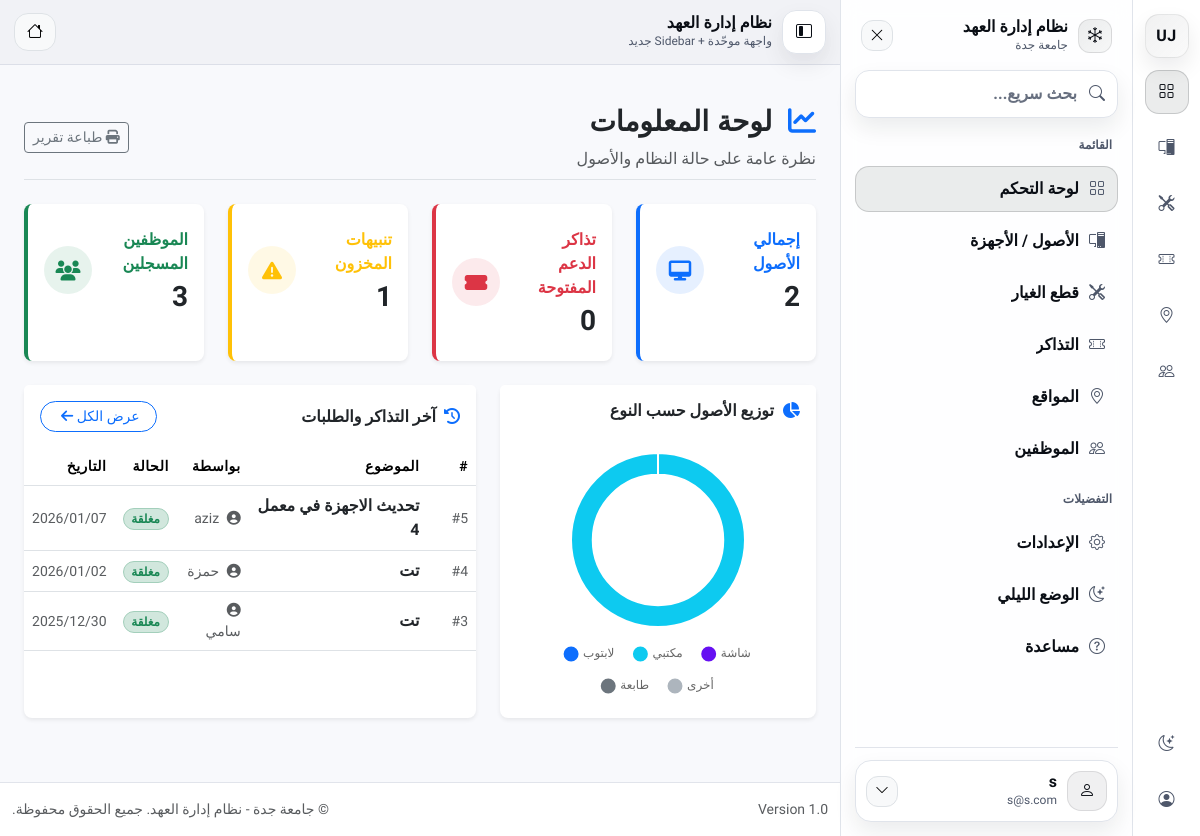
/index.php?page=dashboard/index (signed in), run on an earlier commit of the app's database.
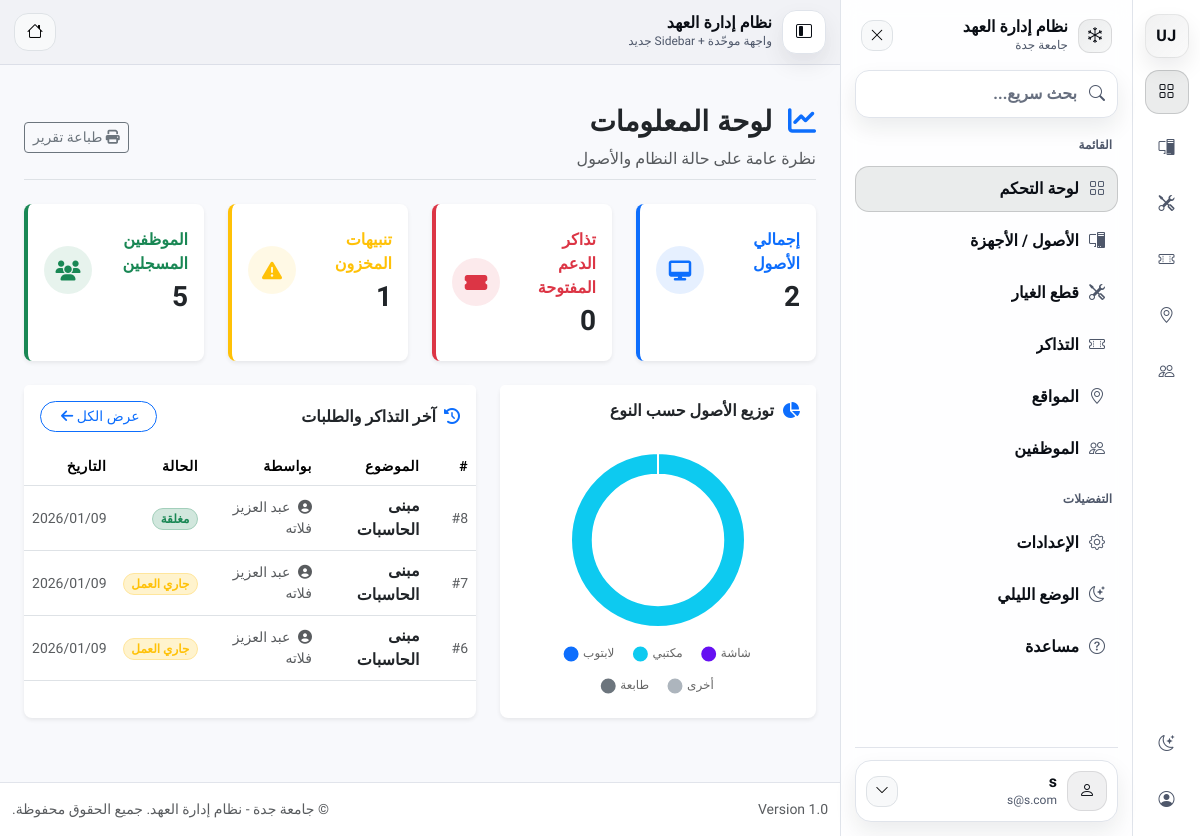
And on a later commit of the database.
### tables this page shows
CREATE TABLE `tickets` (
  `id` int(11) NOT NULL,
  `ticket_no` varchar(20) DEFAULT NULL,
  `created_by` int(11) NOT NULL,
  `asset_id` int(11) DEFAULT NULL,
  `location_id` int(10) UNSIGNED DEFAULT NULL,
  `subject` varchar(255) NOT NULL,
  `description` text NOT NULL,
  `status` varchar(50) DEFAULT 'Open',
  `priority` varchar(50) DEFAULT 'Medium',
  `category_id` int(10) UNSIGNED DEFAULT NULL,
  `contact_info` varchar(255) DEFAULT NULL,
  `assigned_to` int(11) DEFAULT NULL,
  `created_at` datetime DEFAULT current_timestamp(),
  `updated_at` datetime NOT NULL DEFAULT current_timestamp() ON UPDATE current_timestamp(),
  `closed_at` datetime DEFAULT NULL,
  `team` varchar(50) NOT NULL DEFAULT 'field_it',
  `requested_for_user_id` int(11) DEFAULT NULL
);

CREATE TABLE `users` (
  `id` int(11) NOT NULL,
  `username` varchar(50) NOT NULL,
  `email` varchar(100) NOT NULL,
  `password` varchar(255) NOT NULL,
  `role` enum('super_admin','manager','user') NOT NULL DEFAULT 'user',
  `created_at` datetime DEFAULT current_timestamp(),
  `job_title` varchar(100) DEFAULT NULL,
  `department` varchar(100) DEFAULT NULL,
  `phone` varchar(20) DEFAULT NULL,
  `avatar` varchar(255) DEFAULT 'default_avatar.png',
  `lang` varchar(5) DEFAULT 'ar',
  `dark_mode` tinyint(1) DEFAULT 0,
  `name` varchar(100) DEFAULT 'User',
  `manager_id` int(11) DEFAULT NULL,
  `is_active` tinyint(1) NOT NULL DEFAULT 1
);

### app/controllers/DashboardController.php (called while the page is built, shortened)
<?php
class DashboardController extends Controller {
    private $assetModel;
    private $ticketModel;
    private $userModel;
    private $sparePartModel;
    public function __construct(){
        $this->assetModel = $this->model('Asset');
        $this->ticketModel = $this->model('Ticket');
        $this->userModel = $this->model('User');
        $this->sparePartModel = $this->model('SparePart');
    }
    public function index(){
        $all_assets = $this->assetModel->getAllAssets();
        $all_tickets = $this->ticketModel->getAll();
        $all_parts = $this->sparePartModel->getAll();
        $assets_count = count($all_assets);
        $open_tickets = 0;
        $low_stock = 0;
        if(!empty($all_parts)){
            foreach($all_parts as $part){
                if($part->quantity <= 5) $low_stock++;
            }
        }
        $asset_types = [
            'Laptop' => 0, 'Desktop' => 0, 'Monitor' => 0, 'Printer' => 0, 'Other' => 0
        ];
        if(!empty($all_assets)){
            foreach($all_assets as $asset){
                if(isset($asset_types[$asset->type])){
                    $asset_types[$asset->type]++;
                } else {
                    $asset_types['Other']++;
                }
            }
        }
        $data = [
            'title' => 'لوحة التحكم',
            'assets_count' => $assets_count,
            'tickets_count' => $open_tickets,
            'users_count' => $this->userModel->getUserCount(),
            'low_stock' => $low_stock,
            'asset_chart_data' => $asset_types,
            'recent_tickets' => array_slice($all_tickets, 0, 5)
        ];
        $this->view('dashboard/index', $data);
    }
}

### app/libraries/Database.php (called while the page is built, shortened)
<?php
class Database {
    private $host = 'localhost';
    private $user = 'root';
    private $pass = '';
    private $dbname = 'it_inventory';
    private $dbh;
    private $stmt;
    public function __construct() {
        $dsn = 'mysql:host=' . $this->host . ';dbname=' . $this->dbname;
        $options = array(
            PDO::ATTR_PERSISTENT => true,
            PDO::ATTR_ERRMODE => PDO::ERRMODE_EXCEPTION
        );
        try {
            $this->dbh = new PDO($dsn, $this->user, $this->pass, $options);
        } catch(PDOException $e) {
            $this->error = $e->getMessage();
            echo $this->error;
        }
    }
    public function query($sql) {
        $this->stmt = $this->dbh->prepare($sql);
    }
    public function bind($param, $value, $type = null) {
        if (is_null($type)) {
            switch (true) {
                case is_int($value):
                    $type = PDO::PARAM_INT;
                    break;
            }
        }
        $this->stmt->bindValue($param, $value, $type);
    }
    public function execute() {
        return $this->stmt->execute();
    }
    public function resultSet() {
        $this->execute();
        return $this->stmt->fetchAll(PDO::FETCH_OBJ);
    }
}

### app/models/Ticket.php (called while the page is built, shortened)
<?php
class Ticket
{
    private $db;
    public function __construct()
    {
        $this->db = new Database;
    }
    private function baseSelectSql(): string
{
  return "
    SELECT
      t.*,
      u.name AS user_name,
      u.email AS user_email,
      rf.name AS requested_for_name,
      au.name AS assigned_to_name,
      a.asset_tag,
      a.brand,
      a.model,
      /* عدّادات السجل/المرفقات */
      (SELECT COUNT(*) FROM ticket_updates tu WHERE tu.ticket_id = t.id) AS updates_count,
      (SELECT COUNT(*) FROM ticket_attachments ta WHERE ta.ticket_id = t.id) AS attachments_count
    FROM tickets t
    JOIN users u ON t.created_by = u.id
    LEFT JOIN users rf ON t.requested_for_user_id = rf.id
    LEFT JOIN users au ON t.assigned_to = au.id
    LEFT JOIN assets a ON t.asset_id = a.id
  ";
}
    public function getAll()
    {
        $sql = $this->baseSelectSql() . " ORDER BY t.created_at DESC";
        $this->db->query($sql);
        return $this->db->resultSet();
    }
}

### app/views/dashboard/index.php (the view, shortened to what the rows shown need)
<?php require APPROOT . '/views/includes/header.php'; ?>
<div class="container fade-in py-4">
    <div class="d-flex justify-content-between align-items-center mb-4 border-bottom pb-2">
        <div>
            <h1 class="h3 text-dark fw-bold" style="font-family: 'Tajawal', sans-serif;">
                <i class="fas fa-chart-line text-primary ms-2"></i> لوحة المعلومات
            </h1>
        </div>
    </div>
    <div class="row">
        <div class="col-lg-7 mb-4">
            <div class="card shadow-sm border-0 h-100">
                <div class="table-responsive">
                    <table class="table align-middle table-hover mb-0">
                        <thead class="bg-light text-muted small">
                            <tr>
                                <th class="ps-4">#</th>
                                <th>الموضوع</th>
                                <th>بواسطة</th>
                                <th>الحالة</th>
                                <th>التاريخ</th>
                            </tr>
                        </thead>
                        <tbody>
                            <?php if(!empty($data['recent_tickets'])): ?>
                                <?php foreach($data['recent_tickets'] as $ticket): ?>
                                <tr>
                                    <td class="ps-4 text-muted small">#<?php echo $ticket->id; ?></td>
                                    <td class="fw-bold text-dark"><?php echo $ticket->subject; ?></td>
                                    <td class="small text-muted">
                                        <i class="fas fa-user-circle ms-1"></i> <?php echo isset($ticket->user_name) ? $ticket->user_name : 'غير محدد'; ?>
                                    </td>
                                    <td>
                                        <?php if($ticket->status == 'Open'): ?>
                                            <span class="badge bg-danger-subtle text-danger border border-danger-subtle rounded-pill">مفتوحة</span>
                                        <?php elseif($ticket->status == 'In Progress'): ?>
                                            <span class="badge bg-warning-subtle text-warning border border-warning-subtle rounded-pill">جاري العمل</span>
                                        <?php else: ?>
                                            <span class="badge bg-success-subtle text-success border border-success-subtle rounded-pill">مغلقة</span>
                                        <?php endif; ?>
                                    </td>
                                    <td class="small text-muted"><?php echo date('Y/m/d', strtotime($ticket->created_at)); ?></td>
                                </tr>
                                <?php endforeach; ?>
                            <?php endif; ?>
                        </tbody>
                    </table>
                </div>
            </div>
        </div>
    </div>
</div>
<script>
var ctx = document.getElementById("myPieChart");
var myPieChart = new Chart(ctx, {
  type: 'doughnut',
  data: {
    labels: ["لابتوب", "مكتبي", "شاشة", "طابعة", "أخرى"],
    datasets: [{
      data: [
          <?php echo $data['asset_chart_data']['Laptop']; ?>,
          <?php echo $data['asset_chart_data']['Desktop']; ?>,
          <?php echo $data['asset_chart_data']['Monitor']; ?>,
          <?php echo $data['asset_chart_data']['Printer']; ?>,
          <?php echo $data['asset_chart_data']['Other']; ?>
      ],
      // استخدام ألوان زرقاء متدرجة تتناسب مع شعار الجامعة
      backgroundColor: ['#0d6efd', '#0dcaf0', '#6610f2', '#6c757d', '#adb5bd'],
      hoverBackgroundColor: ['#0b5ed7', '#31d2f2', '#6f42c1', '#5c636a', '#495057'],
      hoverBorderColor: "rgba(234, 236, 244, 1)",
    }],
  },
  options: {
    maintainAspectRatio: false,
    plugins: {
        legend: {
            position: 'bottom',
            labels: {
                usePointStyle: true,
                padding: 20,
                font: {
                    family: "'Tajawal', sans-serif"
                }
            }
        }
    },
    cutout: '75%', // دائرة أنحف
  },
});
</script>
<?php require APPROOT . '/views/includes/footer.php'; ?>

What changed in the data, as far as the page shows it:
removed tickets: id "5", subject "تحديث الاجهزة في معمل 4", created_by.name "aziz", status "مغلقة", created_at "2026/01/07"
removed tickets: id "4", subject "تت", created_by.name "حمزة", status "مغلقة", created_at "2026/01/02"
removed tickets: id "3", subject "تت", created_by.name "سامي", status "مغلقة", created_at "2025/12/30"
added tickets: id "8", subject "مبنى الحاسبات", created_by.name "عبد العزيز فلاته", status "مغلقة", created_at "2026/01/09"
added tickets: id "7", subject "مبنى الحاسبات", created_by.name "عبد العزيز فلاته", status "جاري العمل", created_at "2026/01/09"
added tickets: id "6", subject "مبنى الحاسبات", created_by.name "عبد العزيز فلاته", status "جاري العمل", created_at "2026/01/09"
Also different on the page:
$data['users_count']: "3" → "5"
